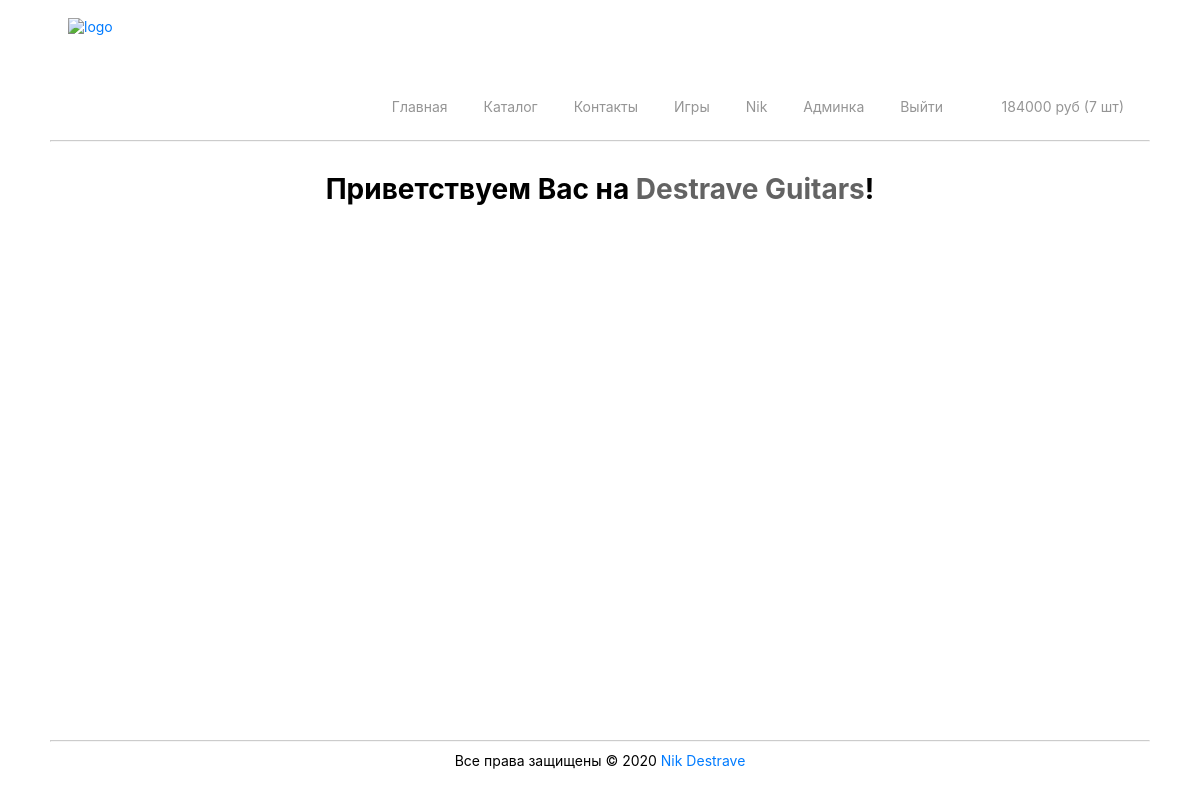
Page / (signed in) on the committed database.
### authapp/models.py (models this page shows)
class ShopUser(AbstractUser):
    avatar = models.ImageField(upload_to='users_avatars', blank=True)
    age = models.PositiveIntegerField(verbose_name='возраст')

### basketapp/models.py (models this page shows)
class Basket(models.Model):
    user = models.ForeignKey(settings.AUTH_USER_MODEL, on_delete=models.CASCADE, related_name='basket')
    product = models.ForeignKey(Product, on_delete=models.CASCADE)
    quantity = models.PositiveIntegerField(verbose_name='количество', default=0)
    add_datetime = models.DateTimeField(verbose_name='время', auto_now_add=True)
    @property
    def product_cost(self):
        return self.product.price * self.quantity
    @property
    def total_quantity(self):
        items = Basket.objects.filter(user=self.user)
        totalquantity = sum(list(map(lambda x: x.quantity, items)))
        return totalquantity
    @property
    def total_cost(self):
        items = Basket.objects.filter(user=self.user)
        totalcost = sum(list(map(lambda x: x.product_cost, items)))
        return totalcost

### mainapp/models.py (models this page shows, shortened)
class Product(models.Model):
    category = models.ForeignKey(CatalogCategory, on_delete=models.CASCADE)
    id_class = models.CharField(verbose_name="id класса", max_length=15)
    src = models.ImageField(upload_to="products_images", blank=True)
    name = models.CharField(verbose_name="Название", max_length=64, unique=True)
    price = models.DecimalField(verbose_name="Цена", max_digits=8, decimal_places=2, default=0)
    id_button = models.CharField(verbose_name="id кнопки", max_length=10)
    is_active = models.BooleanField(verbose_name='активна', default=True)

### mainapp/views.py (the view)
# urls.py: path('', views.main, name='main'),
def main(request):
    basket = get_basket(request.user)
    content = {
        'title': 'Главная',
        'basket': basket
    }
    return render(request, 'mainapp/index.html', content)

### mainapp/views.py (called while the page is built)
def get_basket(user):
    if user.is_authenticated:
        return Basket.objects.filter(user=user)
    else:
        return []

### mainapp/templates/mainapp/index.html
{% extends 'mainapp/base.html' %}
{% block content %}
    <div>
        <h1 style="text-align: center; margin-top: 30px">Приветствуем Вас на <span
                class="hello">Destrave Guitars</span>!</h1>
    </div>
{% endblock %}

### mainapp/templates/mainapp/include/inc_main_menu.html (shortened to what this page needs)
<ul class="menu">
    <li><a href="{% url 'main' %}">Главная</a></li>
    <li><a href="{% url 'catalog:category' 0 %}">Каталог</a>
    </li>
    <li><a href="{% url 'contacts' %}">Контакты</a></li>
    <li><a href="{% url 'games' %}">Игры</a></li>
    {% if user.is_authenticated %}
        <li>
            <a href="{% url 'auth:edit' %}">
                {{ user.first_name|default:'Пользователь' }}
            </a>
        </li>
    {% endif %}
    {% if user.is_superuser %}
        <li>
            <a href="{% url 'admin:users' %}">Админка</a>
        </li>
    {% endif %}
    <li>
        {% if user.is_authenticated %}
            <a href="{% url 'auth:logout' %}">Выйти</a>
        {% else %}
            <a href="{% url 'auth:login' %}">Войти</a>
        {% endif %}
    </li>
    <li>
        <a href="{% url 'basket:view' %}"><i class="fa fa-shopping-basket" aria-hidden="true"></i>
            {% if basket %}&nbsp;&nbsp;{{ basket.0.total_cost|floatformat:0 }} руб ({{ basket.0.total_quantity }} шт)
            {% endif %}
        </a>
    </li>
</ul>

### static/style.css (style rules this page uses)
* { margin: 0; padding: 0; }
body { background-color: #fff; font-family: -apple-system, BlinkMacSystemFont, "Segoe UI", Roboto, "Helvetica Neue", Arial, "Noto Sans", sans-serif, "Apple Color Emoji", "Segoe UI Emoji", "Segoe UI Symbol", "Noto Color Emoji"; font-size: 14px; }
html, body { height: 100%; }
a { text-decoration: none; color: #007bff; }
.menu { padding-right: 10px; }
.menu li { padding: 8px 16px; }
.menu a { text-decoration: none; color: #959595; }
.hello { color: #636363; }
.menu > li { display: inline-block; position: relative; }

### rows in the picture
ShopUser: first_name "Nik"
Basket: user+product+quantity "184000", user+quantity "7"
